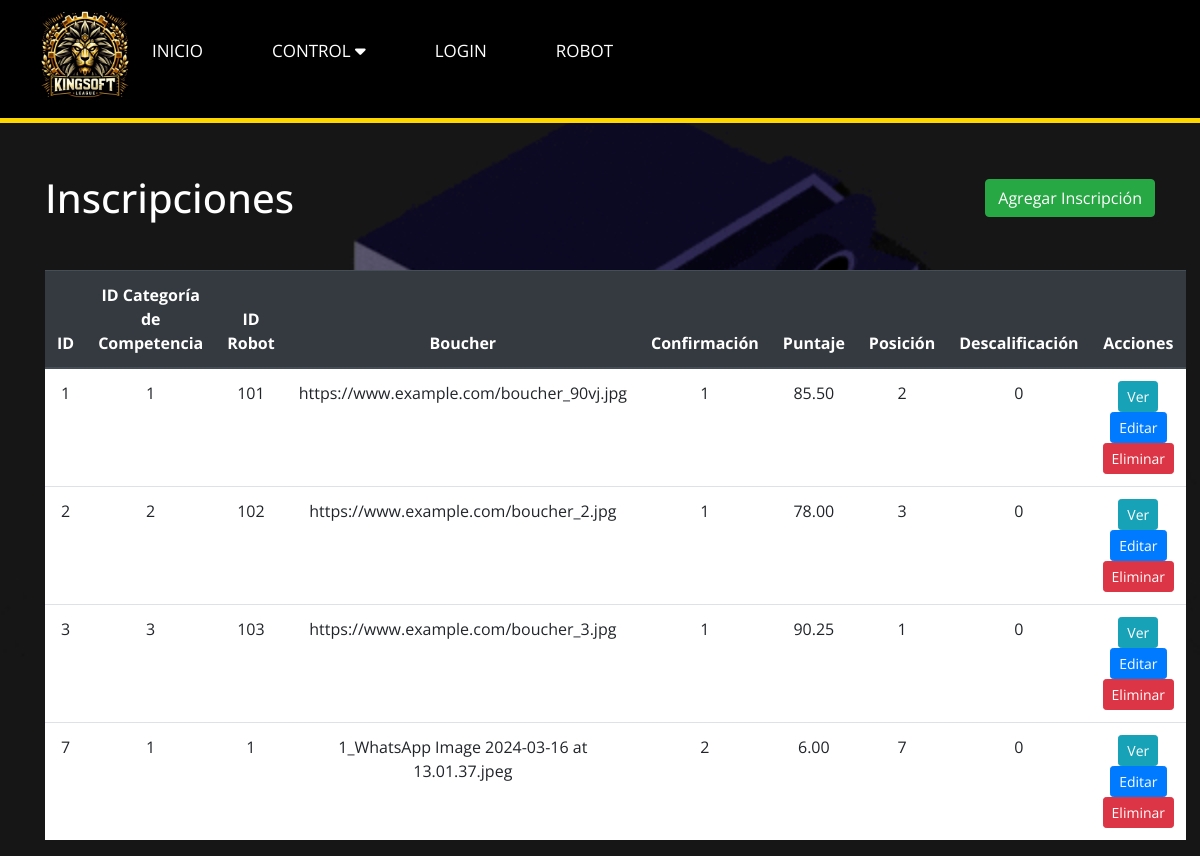
Page /Diseño/inscripcion_view.php (signed in) on the earlier database version.
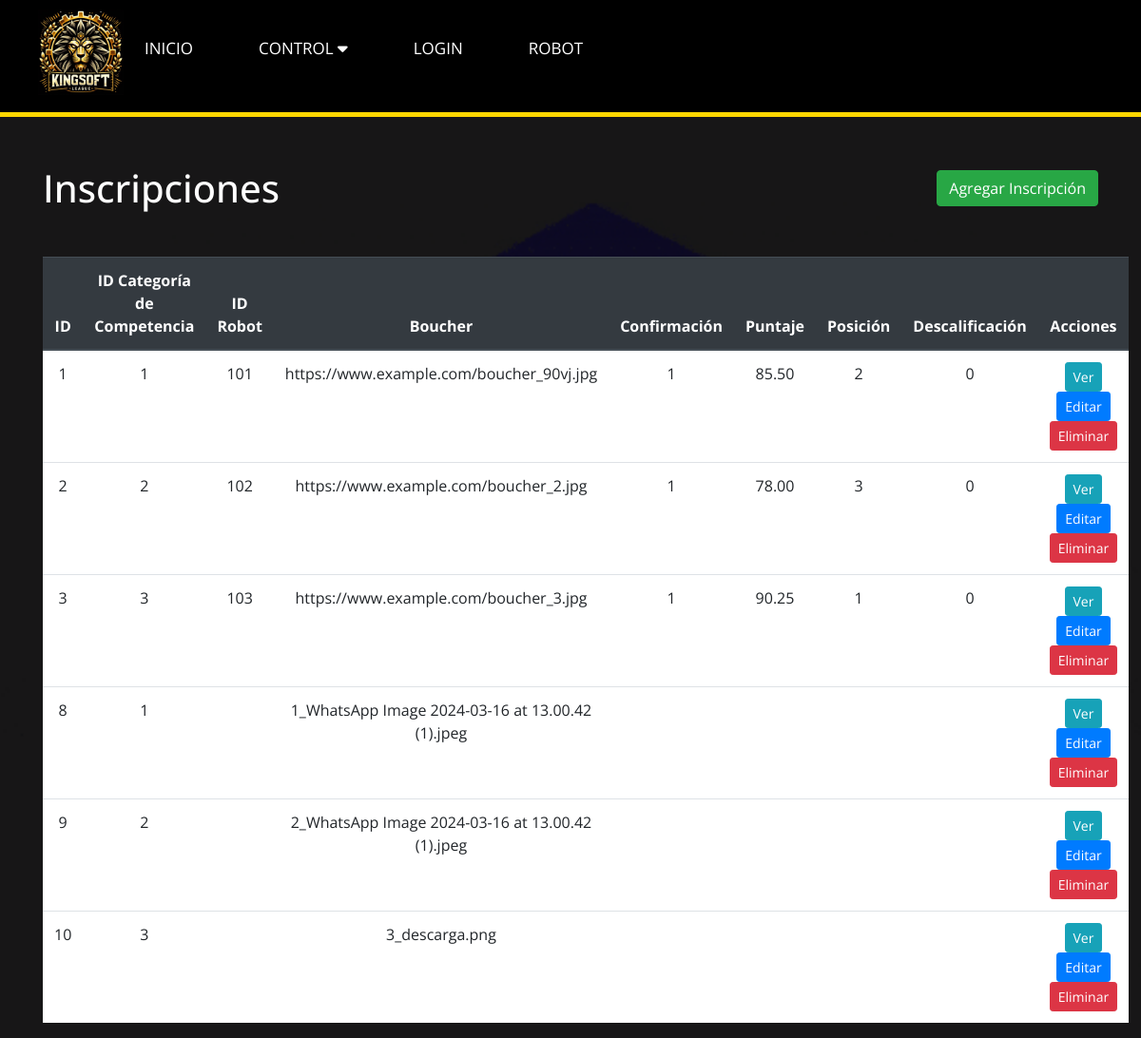
Same page on the later database version.
### tables this page shows
CREATE TABLE `inscripcion` (
  `id` int(11) NOT NULL,
  `id_categoria_competencia` int(11) DEFAULT NULL,
  `id_robot` int(11) DEFAULT NULL,
  `boucher` varchar(255) DEFAULT NULL,
  `confirmacion` tinyint(1) DEFAULT NULL,
  `puntaje` decimal(10,2) DEFAULT NULL,
  `posicion` int(11) DEFAULT NULL,
  `descalificacion` tinyint(1) DEFAULT NULL,
  `id_usuario` int(11) NOT NULL
);

### Diseño/inscripcion_controller.php (called while the page is built, shortened)
<?php
require_once 'Inscripcion_Model.php';
class InscripcionController {
    private $model;
    public function __construct($db) {
        $this->model = new InscripcionModel($db);
    }
    public function getAllInscripciones() {
        return $this->model->getAllInscripciones();
    }
}
?>

### Diseño/inscripcion_model.php (called while the page is built, shortened)
<?php
class InscripcionModel {
    private $conn;
    public function __construct($db) {
        $this->conn = $db;
    }
    public function getAllInscripciones() {
        $query = "SELECT * FROM inscripcion";
        $stmt = $this->conn->prepare($query);
        $stmt->execute();
        return $stmt;
    }
}
?>

### Diseño/inscripcion_view.php (the view, shortened to what this page needs)
<!DOCTYPE html>
<html lang="en">
<head>
    <link rel="stylesheet" href="https://maxcdn.bootstrapcdn.com/bootstrap/4.5.2/css/bootstrap.min.css">
    <link rel="stylesheet" href="https://cdnjs.cloudflare.com/ajax/libs/font-awesome/6.5.1/css/all.min.css" />
    <link rel="stylesheet" href="style.css">
</head>
<body>
<?php include 'navegador.php'; ?>
<div class="container">
    <div class="d-flex justify-content-between align-items-center mb-4">
        <h1 class="mt-4 mb-4">Inscripciones</h1>
        <a href="agregar_inscripcion.php" class="btn btn-success">Agregar Inscripción</a>
    </div>
    <table class="table">
        <thead class="thead-dark">
            <tr>
                <th>ID</th>
                <th>ID Categoría de Competencia</th>
                <th>ID Robot</th>
                <th>Boucher</th>
                <th>Confirmación</th>
                <th>Puntaje</th>
                <th>Posición</th>
                <th>Descalificación</th>
                <th>Acciones</th>
            </tr>
        </thead>
        <tbody>
            <?php
            require_once 'Inscripcion_Controller.php';
            $db = new PDO('mysql:host=localhost;dbname=datosks', 'root', '');
            $controller = new InscripcionController($db);
            $inscripciones = $controller->getAllInscripciones();
            while ($inscripcion = $inscripciones->fetch(PDO::FETCH_ASSOC)) :
            ?>
                <tr>
                    <td><?php echo $inscripcion['id']; ?></td>
                    <td><?php echo $inscripcion['id_categoria_competencia']; ?></td>
                    <td><?php echo $inscripcion['id_robot']; ?></td>
                    <td><?php echo $inscripcion['boucher']; ?></td>
                    <td><?php echo $inscripcion['confirmacion']; ?></td>
                    <td><?php echo $inscripcion['puntaje']; ?></td>
                    <td><?php echo $inscripcion['posicion']; ?></td>
                    <td><?php echo $inscripcion['descalificacion']; ?></td>
                    <td>
                    <a href="ver_inscripcion.php?id=<?php echo $inscripcion['id']; ?>" class="btn btn-info btn-sm">Ver</a>
                        <a href="editar_inscripcion.php?id=<?php echo $inscripcion['id']; ?>" class="btn btn-primary btn-sm">Editar</a>
                        <a href="eliminar_inscripcion.php?id=<?php echo $inscripcion['id']; ?>" class="btn btn-danger btn-sm">Eliminar</a>
                    </td>
                </tr>
            <?php endwhile; ?>
        </tbody>
    </table>
</div>
</body>
</html>

### Diseño/navegador.php (shortened to what this page needs)
<!DOCTYPE html>
<html lang="en">
<head>
    <link rel="stylesheet" href="https://cdnjs.cloudflare.com/ajax/libs/font-awesome/6.5.1/css/all.min.css" />
    <link rel="stylesheet" href="stylelogin.css">
<nav class="navbar">
        <div class="navbar-container">
            <h1><a href="#"><img id="logo" src="k.jpeg" alt="Logo"></a></h1>
            <ul class="nav-links">
                <li><a href="menu.html">Inicio</a></li>
                <li><a href="#inicio">CONTROL <i class="fas fa-caret-down"></i></a>
                </li>
                <li><a href="login.php">LOGIN</a></li>
                <li><a href="#sobre-mi">ROBOT</a></li>
                <li><a href="#servicios"></a></li>
                <li><a href="#curriculum"></a></li>
                <li><a href="#contacto"></a></li>
            </ul>
        </div>
    </nav>
</html>

### Diseño/style.css (style rules this page uses)
* { padding: 0; margin: 0; box-sizing: border-box; font-family: 'open sans'; }
html { scroll-behavior: smooth; }
nav ul { list-style: none; display: flex; }
nav ul li { margin: 0 15px; }
nav ul li a { color: #fff; text-decoration: none; text-transform: uppercase; padding: 5px 7px; transition: .3s; }
.navbar { background-color: #000; border-bottom: 5px solid gold; color: #fff; padding: 10px 0; width: 100%; position: fixed; top: 0; left: 0; z-index: 1000; }
.navbar-container { display: flex; justify-content: space-between; align-items: center; max-width: 1400px; margin: 0 auto; padding: 0 20px; width: 100%; }
.nav-links { list-style: none; display: flex; margin-right: auto; }
.nav-links li { margin-right: 20px; }
.nav-links li a { color: #fff; text-decoration: none; transition: color 0.3s; }
#logo { width: 150px; height: auto; margin-left: 20px; }

### Diseño/stylelogin.css (style rules this page uses)
* { padding: 0; margin: 0; box-sizing: border-box; font-family: 'Open Sans', sans-serif; }
html { scroll-behavior: smooth; }
nav ul { list-style: none; display: flex; }
nav ul li { margin: 0 15px; }
nav ul li a { color: #fff; text-decoration: none; text-transform: uppercase; padding: 5px 7px; transition: .3s; }
.navbar { background-color: #000; border-bottom: 5px solid gold; color: #fff; padding: 10px 0; width: 100%; position: fixed; top: 0; left: 0; z-index: 1000; }
.navbar-container { display: flex; justify-content: space-between; align-items: center; max-width: 1400px; margin: 0 auto; padding: 0 20px; width: 100%; }
.nav-links { list-style: none; display: flex; margin-right: auto; }
.nav-links li { margin-right: 20px; }
.nav-links li:not(:last-child) { margin-right: 40px; }
.nav-links li a { color: #fff; text-decoration: none; text-transform: uppercase; font-size: 17px; transition: color 0.3s; }
#logo { width: 90px; height: auto; margin-left: 20px; }

### Diseño/inscripcion_view.php (style rules this page uses)
.nav-links li { position: relative; }
.container { margin-top: 150px; text-align: center; }
.table { background-color: white; }
.btn { color: white; }
.btn-info { background-color: #17a2b8; }
.btn-primary { background-color: #007bff; }
.btn-danger { background-color: #dc3545; }
h1 { color:white; }

### Diseño/navegador.php (style rules this page uses)
.nav-links li { position: relative; }

Differences in the rows shown:
removed inscripcion: id "7", id_categoria_competencia "1", id_robot "1", boucher "1_WhatsApp Image 2024-03-16 at 13.01.37.jpeg", confirmacion "2", puntaje "6.00", posicion "7", descalificacion "0"
added inscripcion: id "8", id_categoria_competencia "1", boucher "1_WhatsApp Image 2024-03-16 at 13.00.42 (1).jpeg"
added inscripcion: id "9", id_categoria_competencia "2", boucher "2_WhatsApp Image 2024-03-16 at 13.00.42 (1).jpeg"
added inscripcion: id "10", id_categoria_competencia "3", boucher "3_descarga.png"
